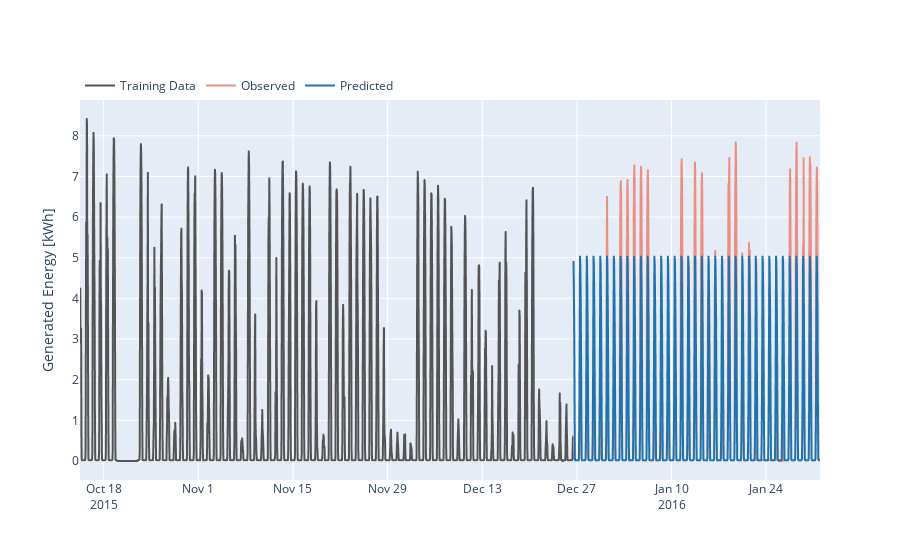

The notebook cell this image was saved under:
### Code cell
fig = go.Figure(go.Scattergl(
    x=train_validation_df[september_start : ].index,
    y=train_validation_df['Generated Energy'][september_start :],
    name="Training Data",
    line=dict(color='rgb(84, 84, 84)')
))

fig.add_trace(go.Scattergl(
    x=test_df.index,
    y=test_df['Generated Energy'],
    name="Observed",
    line=dict(color='rgb(234,143,129)')
))

fig.add_trace(go.Scattergl(
    x=forecast_second_sarima_test.index,
    y=forecast_second_sarima_test['Prediction'],
    name="Predicted",
    line=dict(color='rgb(32,115,171)')
))

fig.update_yaxes(title="Generated Energy [kWh]")
fig.update_layout(template="plotly",
                legend=dict(orientation="h",
                yanchor="bottom",
                y=1,
                xanchor="left",
                x=0))

fig.write_html("NEW_ARIMA_FIGS/best_sarima_production_testset.html")
fig.show()

### Figure 1 — Plotly figure (JSON) as saved in the notebook; plotly's stock layout.template omitted (floating-point values rounded to 4 significant figures; data arrays with more than 128 entries replaced by an {"elided": "..."} marker saying what was removed)
{"data": [{"line": {"color": "rgb(84, 84, 84)"}, "name": "Training Data", "x": {"elided": "1752 str values"}, "y": {"elided": "1752 float values"}, "type": "scattergl"}, {"line": {"color": "rgb(234,143,129)"}, "name": "Observed", "x": {"elided": "876 str values"}, "y": {"elided": "876 float values"}, "type": "scattergl"}, {"line": {"color": "rgb(32,115,171)"}, "name": "Predicted", "x": {"elided": "876 str values"}, "y": {"elided": "876 float values"}, "type": "scattergl"}], "layout": {"yaxis": {"title": {"text": "Generated Energy [kWh]"}}, "legend": {"orientation": "h", "yanchor": "bottom", "y": 1, "xanchor": "left", "x": 0}}}
